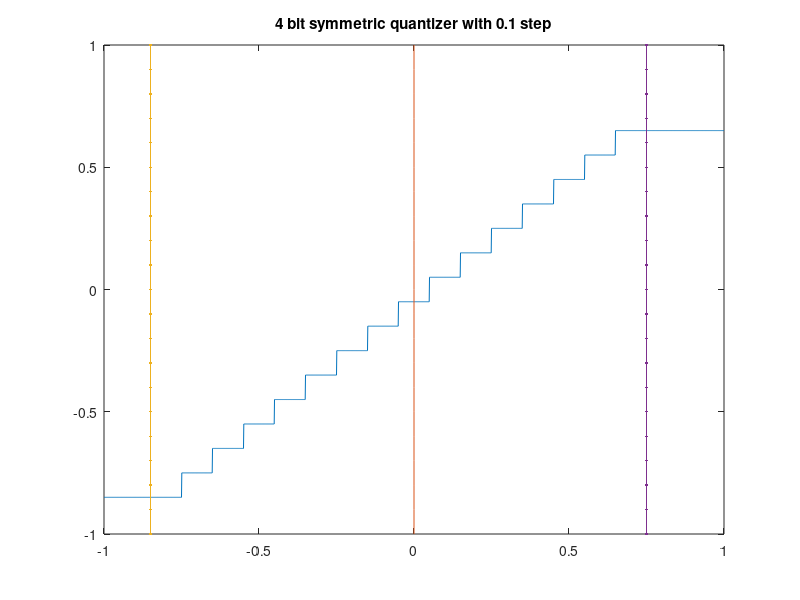

Recreate this plot in MATLAB.
a = -1:0.001:1;
minimum = -0.85;
maximum = 0.75;
L = 2^4;
delta = 0.1;
I  = floor((a-minimum)./delta);
I(I >= L) = L-1;
I(I<0) = 0;
pq = minimum + I .* delta;
plot(a,pq);
hold on;
plot(zeros(length(-1:0.1:1),1),-1:0.1:1);
plot(minimum*ones(length(-1:0.1:1),1),-1:0.1:1,'.-');
plot(maximum*ones(length(-1:0.1:1),1),-1:0.1:1,'.-');
title("4 bit symmetric quantizer with 0.1 step");